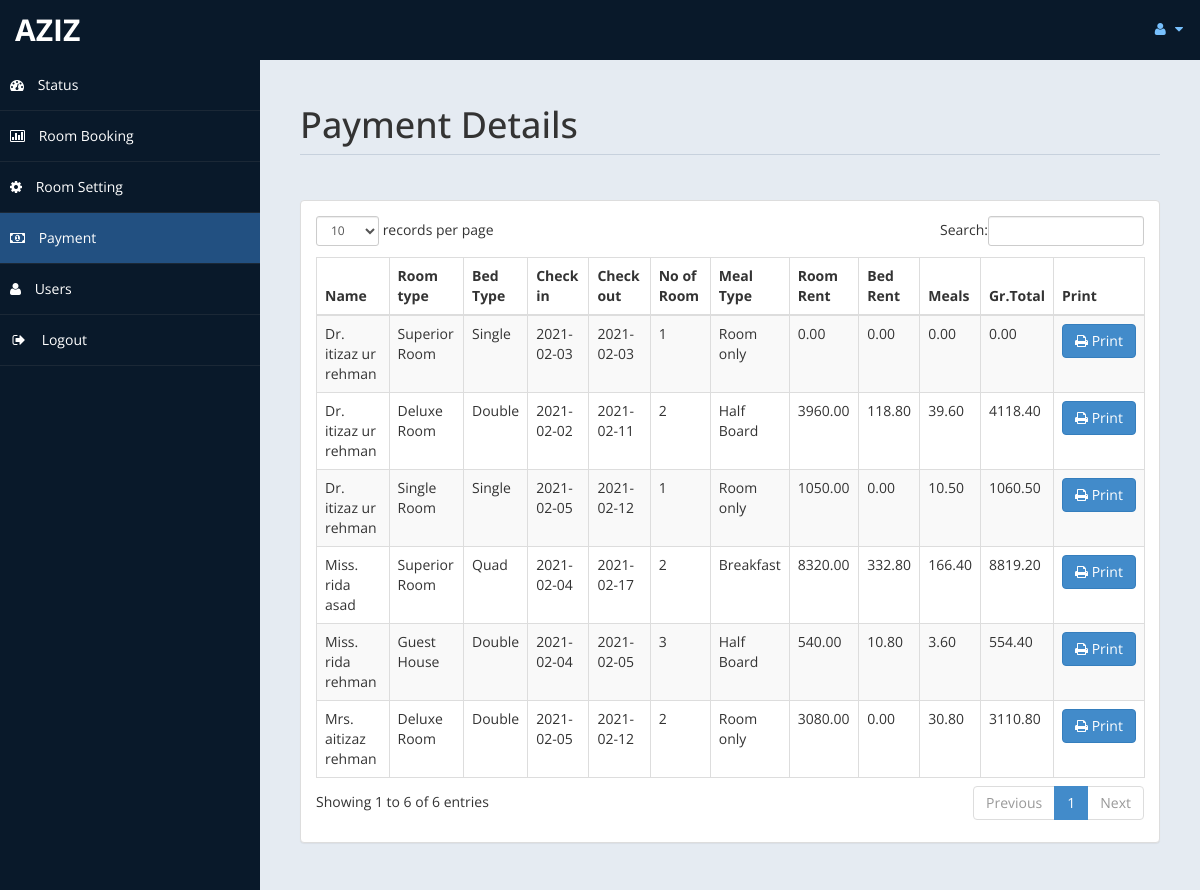
Page /admin/payment.php (signed in) on the committed database.
### tables this page shows
CREATE TABLE `payment` (
  `id` int(11) DEFAULT NULL,
  `title` varchar(5) DEFAULT NULL,
  `fname` varchar(30) DEFAULT NULL,
  `lname` varchar(30) DEFAULT NULL,
  `troom` varchar(30) DEFAULT NULL,
  `tbed` varchar(30) DEFAULT NULL,
  `nroom` int(11) DEFAULT NULL,
  `cin` date DEFAULT NULL,
  `cout` date DEFAULT NULL,
  `ttot` double(8,2) DEFAULT NULL,
  `fintot` double(8,2) DEFAULT NULL,
  `mepr` double(8,2) DEFAULT NULL,
  `meal` varchar(30) DEFAULT NULL,
  `btot` double(8,2) DEFAULT NULL,
  `noofdays` int(11) DEFAULT NULL
);

### admin/payment.php (the view, shortened to what this page needs)
<!DOCTYPE html>
<html xmlns="http://www.w3.org/1999/xhtml">
<head>
    <link href="assets/css/bootstrap.css" rel="stylesheet" />
    <link href="assets/css/font-awesome.css" rel="stylesheet" />
    <link href="assets/css/custom-styles.css" rel="stylesheet" />
    <link href="assets/js/dataTables/dataTables.bootstrap.css" rel="stylesheet" />
</head>
<body>
    <div id="wrapper">
        <nav class="navbar navbar-default top-navbar" role="navigation">
            <div class="navbar-header">
                <a class="navbar-brand" href="home.php"><?php echo $_SESSION["user"]; ?> </a>
            </div>
            <ul class="nav navbar-top-links navbar-right">
                <li class="dropdown">
                    <a class="dropdown-toggle" data-toggle="dropdown" href="#" aria-expanded="false">
                        <i class="fa fa-user fa-fw"></i> <i class="fa fa-caret-down"></i>
                    </a>
                </li>
            </ul>
        </nav>
        <nav class="navbar-default navbar-side" role="navigation">
            <div class="sidebar-collapse">
                <ul class="nav" id="main-menu">
                    <li>
                        <a href="home.php"><i class="fa fa-dashboard"></i> Status</a>
                    </li>
                    <li>
                        <a href="roombook.php"><i class="fa fa-bar-chart-o"></i> Room Booking</a>
                    </li>
                    <li>
                        <a  href="settings.php"><i class="fa fa-gear"></i> Room Setting</a>
                    </li>
                    <li>
                        <a class="active-menu" href="payment.php"><i class="fa fa-money"></i> Payment</a>
                    </li>
                    <li>
                        <a href="usersetting.php"><i class="fa fa-user"></i> Users</a>
                    </li>
                    <li>
                        <a href="logout.php"><i class="fa fa-sign-out fa-fw"></i> Logout</a>
                    </li>
                    </ul>
            </div>
        </nav>
        <div id="page-wrapper" >
            <div id="page-inner">
			 <div class="row">
                    <div class="col-md-12">
                        <h1 class="page-header">
                           Payment Details<small> </small>
                        </h1>
                    </div>
                </div>
            <div class="row">
                <div class="col-md-12">
                    <div class="panel panel-default">
                        <div class="panel-body">
                            <div class="table-responsive">
                                <table class="table table-striped table-bordered table-hover" id="dataTables-example">
                                    <thead>
                                        <tr>
                                            <th>Name</th>
											<th>Room type</th>
                                            <th>Bed Type</th>
                                            <th>Check in</th>
											<th>Check out</th>
											<th>No of Room</th>
											<th>Meal Type</th>
                                            <th>Room Rent</th>
											<th>Bed Rent</th>
											<th>Meals </th>
											<th>Gr.Total</th>
											<th>Print</th>
                                        </tr>
                                    </thead>
                                    <tbody>
									<?php
										include ('db.php');
										$sql="select * from payment";
										$re = mysqli_query($con,$sql);
										while($row = mysqli_fetch_array($re))
										{
											$id = $row['id'];
											if($id % 2 ==1 )
											{
												echo"<tr class='gradeC'>
													<td>".$row['title']." ".$row['fname']." ".$row['lname']."</td>
													<td>".$row['troom']."</td>
													<td>".$row['tbed']."</td>
													<td>".$row['cin']."</td>
													<td>".$row['cout']."</td>
													<td>".$row['nroom']."</td>
													<td>".$row['meal']."</td>
													<td>".$row['ttot']."</td>
													<td>".$row['mepr']."</td>
													<td>".$row['btot']."</td>
													<td>".$row['fintot']."</td>
													<td><a href=print.php?pid=".$id ." <button class='btn btn-primary'> <i class='fa fa-print' ></i> Print</button></td>
													</tr>";
											}
											else
											{
												echo"<tr class='gradeU'>
													<td>".$row['title']." ".$row['fname']." ".$row['lname']."</td>
													<td>".$row['troom']."</td>
													<td>".$row['tbed']."</td>
													<td>".$row['cin']."</td>
													<td>".$row['cout']."</td>
													<td>".$row['nroom']."</td>
													<td>".$row['meal']."</td>
													<td>".$row['ttot']."</td>
													<td>".$row['mepr']."</td>
													<td>".$row['btot']."</td>
													<td>".$row['fintot']."</td>
													<td><a href=print.php?pid=".$id ." <button class='btn btn-primary'> <i class='fa fa-print' ></i> Print</button></td>
													</tr>";
											}
										}
									?>
                                    </tbody>
                                </table>
                            </div>
                        </div>
                    </div>
                </div>
            </div>
                </div>
            </div>
    </div>
</body>
</html>

### admin/assets/css/custom-styles.css (style rules this page uses)
body { font-family: 'Open Sans', sans-serif; }
#wrapper { width: 100%; background:#09192A; }
#page-wrapper { padding: 15px 15px; min-height: 600px; background:#E5EBF2; }
#page-inner { width:100%; margin:10px 20px 10px 0px; background-color:transparent; padding:10px; min-height:1200px; }
h1, .h1, h2, .h2, h3, .h3 { margin-top: 7px; margin-bottom: -5px; }
.page-header { padding-bottom: 9px; margin: 10px 0 45px; border-bottom: 1px solid #C7D1DD; }
.top-navbar { margin:0px; }
.top-navbar .navbar-brand { color: #fff; width: 260px; text-align: left; height: 60px; font-size: 30px; font-weight: 700; text-transform: uppercase; line-height: 30px; }
.top-navbar .nav > li { position: relative; display: inline-block; }
.top-navbar .nav > li > a { position: relative; display: block; padding: 19px 15px; color: #77C0FD; }
.active-menu { background-color:#225081!important; }
.sidebar-collapse , .sidebar-collapse .nav { background:none; }
.sidebar-collapse .nav { padding:0; }
.sidebar-collapse .nav > li > a { color:#fff; background:transparent; text-shadow:none; }
.sidebar-collapse > .nav > li > a { padding:15px 10px; }
.sidebar-collapse > .nav > li { border-bottom: 1px solid rgba(107, 108, 109, 0.19); }
.navbar-side { border:none; background-color: transparent; }
.top-navbar { background:#09192A; border-bottom:none; }
.top-navbar .nav > li > a > i { margin-right: 2px; }
.navbar-default { border:0px solid black; }
.navbar-header { background: #09192A; }
.nav > li > a > i { margin-right:10px; }
@media (min-width:768px) { #page-wrapper { margin: 0 0 0 260px; padding: 15px 30px; min-height: 1200px; } }
@media (min-width:768px) { .navbar-side { z-index: 1; position: absolute; width: 260px; } }
@media (min-width:768px) { .navbar { border-radius: 0px; } }

### rows in the picture
payment: title "Dr.", fname "itizaz ur", lname "rehman", troom "Superior Room", tbed "Single", cin "2021-02-03", cout "2021-02-03", nroom "1", meal "Room only", ttot "0.00", mepr "0.00", btot "0.00", fintot "0.00"
payment: title "Dr.", fname "itizaz ur", lname "rehman", troom "Deluxe Room", tbed "Double", cin "2021-02-02", cout "2021-02-11", nroom "2", meal "Half Board", ttot "3960.00", mepr "118.80", btot "39.60", fintot "4118.40"
payment: title "Miss.", fname "rida", lname "asad", troom "Superior Room", tbed "Quad", cin "2021-02-04", cout "2021-02-17", nroom "2", meal "Breakfast", ttot "8320.00", mepr "332.80", btot "166.40", fintot "8819.20"
payment: title "Mrs.", fname "aitizaz", lname "rehman", troom "Deluxe Room", tbed "Double", cin "2021-02-05", cout "2021-02-12", nroom "2", meal "Room only", ttot "3080.00", mepr "0.00", btot "30.80", fintot "3110.80"
payment: title "Miss.", fname "rida", lname "rehman", troom "Guest House", tbed "Double", cin "2021-02-04", cout "2021-02-05", nroom "3", meal "Half Board", ttot "540.00", mepr "10.80", btot "3.60", fintot "554.40"
payment: title "Dr.", fname "itizaz ur", lname "rehman", troom "Single Room", tbed "Single", cin "2021-02-05", cout "2021-02-12", nroom "1", meal "Room only", ttot "1050.00", mepr "0.00", btot "10.50", fintot "1060.50"

### other values in the picture
$_SESSION["user"] "AZIZ"
